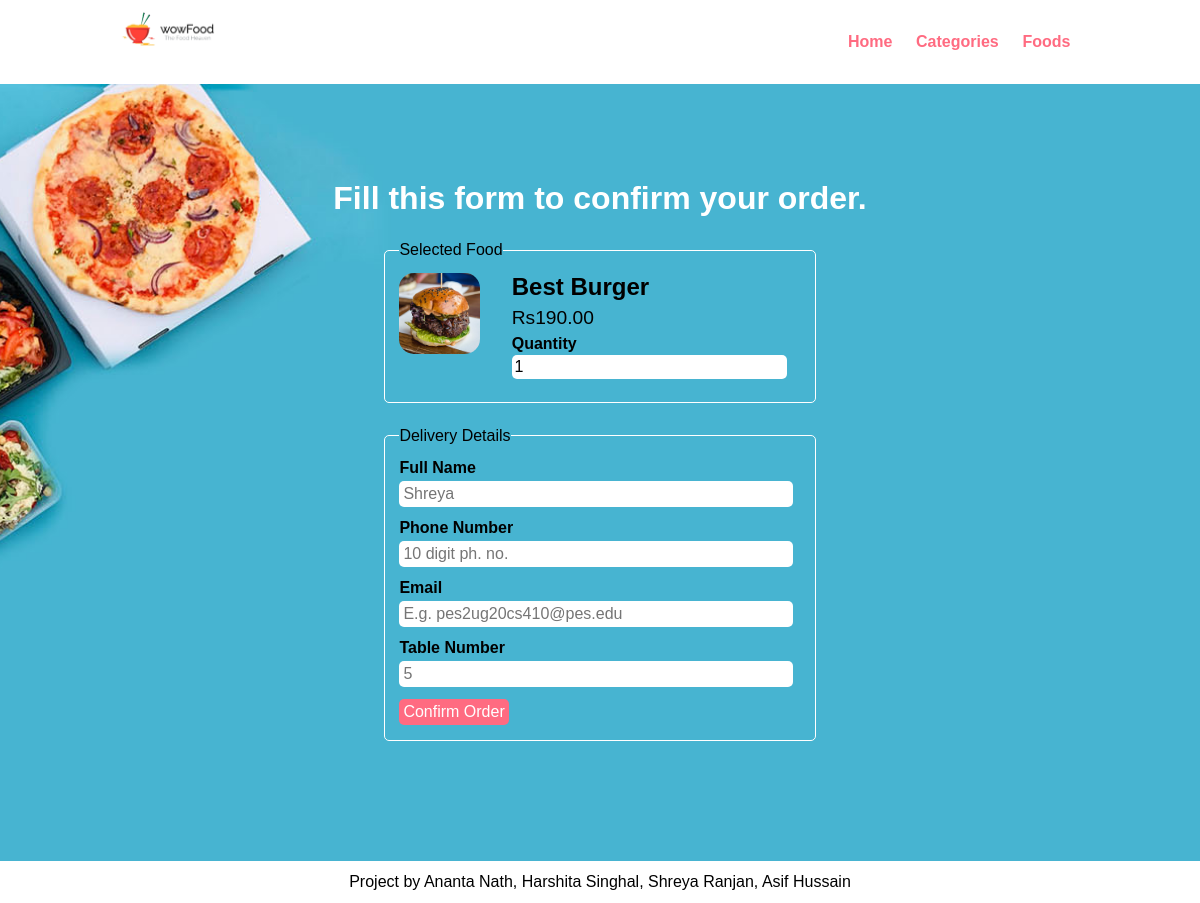
The page /order.php?food_id=4 on the database its author committed.
### tables this page shows
CREATE TABLE `tbl_food` (
  `id` int(10) UNSIGNED NOT NULL,
  `title` varchar(100) NOT NULL,
  `description` text NOT NULL,
  `price` decimal(10,2) NOT NULL,
  `image_name` varchar(255) NOT NULL,
  `category_id` int(10) UNSIGNED NOT NULL,
  `featured` varchar(10) NOT NULL,
  `active` varchar(10) NOT NULL
);

### order.php (the view, shortened to what this page needs)
<?php include('partials-front/menu.php'); ?>
    <?php
        if(isset($_GET['food_id']))
        {
            $food_id = $_GET['food_id'];
            $sql = "SELECT * FROM tbl_food WHERE id=$food_id";
            $res = mysqli_query($conn, $sql);
            $count = mysqli_num_rows($res);
            if($count==1)
            {
                $row = mysqli_fetch_assoc($res);
                $title = $row['title'];
                $price = $row['price'];
                $image_name = $row['image_name'];
            }
            else
            {
                header('location:'.SITEURL);
            }
        }
        else
        {
            header('location:'.SITEURL);
        }
    ?>
    <section class="food-search">
        <div class="container">
            <h2 class="text-center text-white">Fill this form to confirm your order.</h2>
            <form action="" method="POST" class="order">
                <fieldset>
                    <legend>Selected Food</legend>
                    <div class="food-menu-img">
                        <?php
                            if($image_name=="")
                            {
                                echo "<div class='error'>Image not Available.</div>";
                            }
                            else
                            {
                                ?>
                                <img src="<?php echo SITEURL; ?>images/food/<?php echo $image_name; ?>" alt="Chicke Hawain Pizza" class="img-responsive img-curve">
                                <?php
                            }
                        ?>
                    </div>
                    <div class="food-menu-desc">
                        <h3><?php echo $title; ?></h3>
                        <p class="food-price">Rs<?php echo $price; ?></p>
                        <div class="order-label">Quantity</div>
                        <input type="number" name="qty" min="1" max="10" class="input-responsive" value="1" required>
                    </div>
                </fieldset>
                <fieldset>
                    <legend>Delivery Details</legend>
                    <div class="order-label">Full Name</div>
                    <input type="text" name="full-name" pattern="[a-z]{1,} [a-z]{0,}|[a-z]{1,}" placeholder="Shreya" class="input-responsive" required>
                    <div class="order-label">Phone Number</div>
                    <input type="tel" name="contact" pattern="[1-9]{1}[0-9]{1}[0-9]{1}[0-9]{1}[0-9]{1}[0-9]{1}[0-9]{1}[0-9]{1}[0-9]{1}[0-9]{1}" required placeholder="10 digit ph. no." class="input-responsive" required>
                    <div class="order-label">Email</div>
                    <input type="email" name="email" placeholder="E.g. pes2ug20cs410@pes.edu" class="input-responsive" required>
                    <div class="order-label">Table Number</div>
                    <input type="text" name="table-number" placeholder="5" class="input-responsive" required>
                    <input type="submit" name="submit" value="Confirm Order" class="btn btn-primary">
                </fieldset>
            </form>
        </div>
    </section>
    <?php include('partials-front/footer.php'); ?>

### css/style.css (style rules this page uses)
* { margin: 0 0; padding: 0 0; font-family: Arial, Helvetica, sans-serif; }
.container { width: 80%; margin: 0 auto; padding: 1%; }
.img-responsive { width: 100%; }
.img-curve { border-radius: 15px; }
.text-center { text-align: center; }
.text-white { color: white; }
.btn { padding: 1%; border: none; font-size: 1rem; border-radius: 5px; }
.btn-primary { background-color: #ff6b81; color: white; cursor: pointer; }
h2 { color: #2f3542; font-size: 2rem; margin-bottom: 2%; }
h3 { font-size: 1.5rem; }
fieldset { border: 1px solid white; margin: 5%; padding: 3%; border-radius: 5px; }
.food-search { background-image: url(../images/bg.jpg); background-size: cover; background-repeat: no-repeat; background-position: center; padding: 7% 0; }
.food-menu-img { width: 20%; float: left; }
.food-menu-desc { width: 70%; float: left; margin-left: 8%; }
.food-price { font-size: 1.2rem; margin: 2% 0; }
.order { width: 50%; margin: 0 auto; }
.input-responsive { width: 96%; padding: 1%; margin-bottom: 3%; border: none; border-radius: 5px; font-size: 1rem; }
.order-label { margin-bottom: 1%; font-weight: bold; }

### rows shown on the page
tbl_food: image_name (picture), title "Best Burger", price "190.00"
